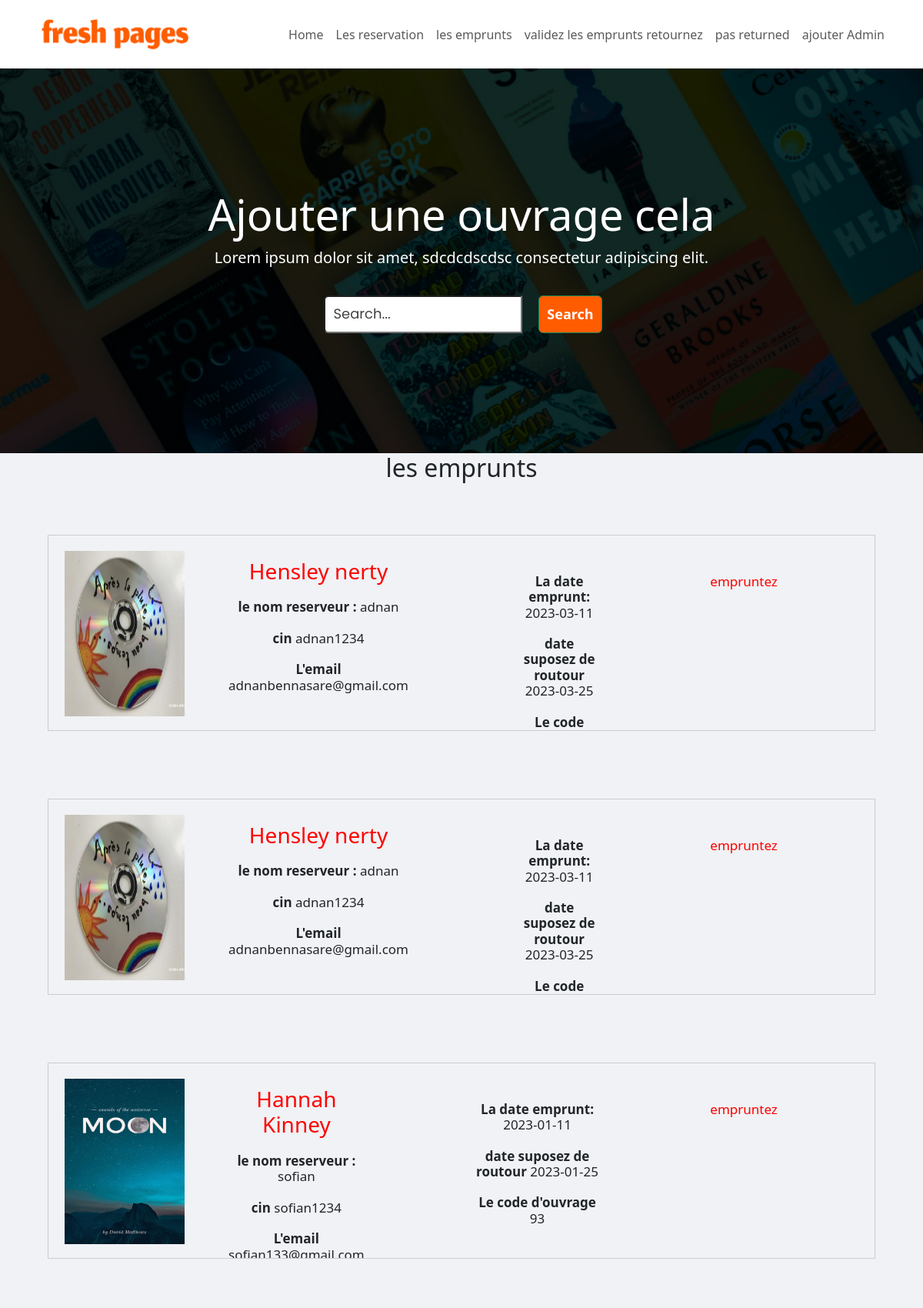
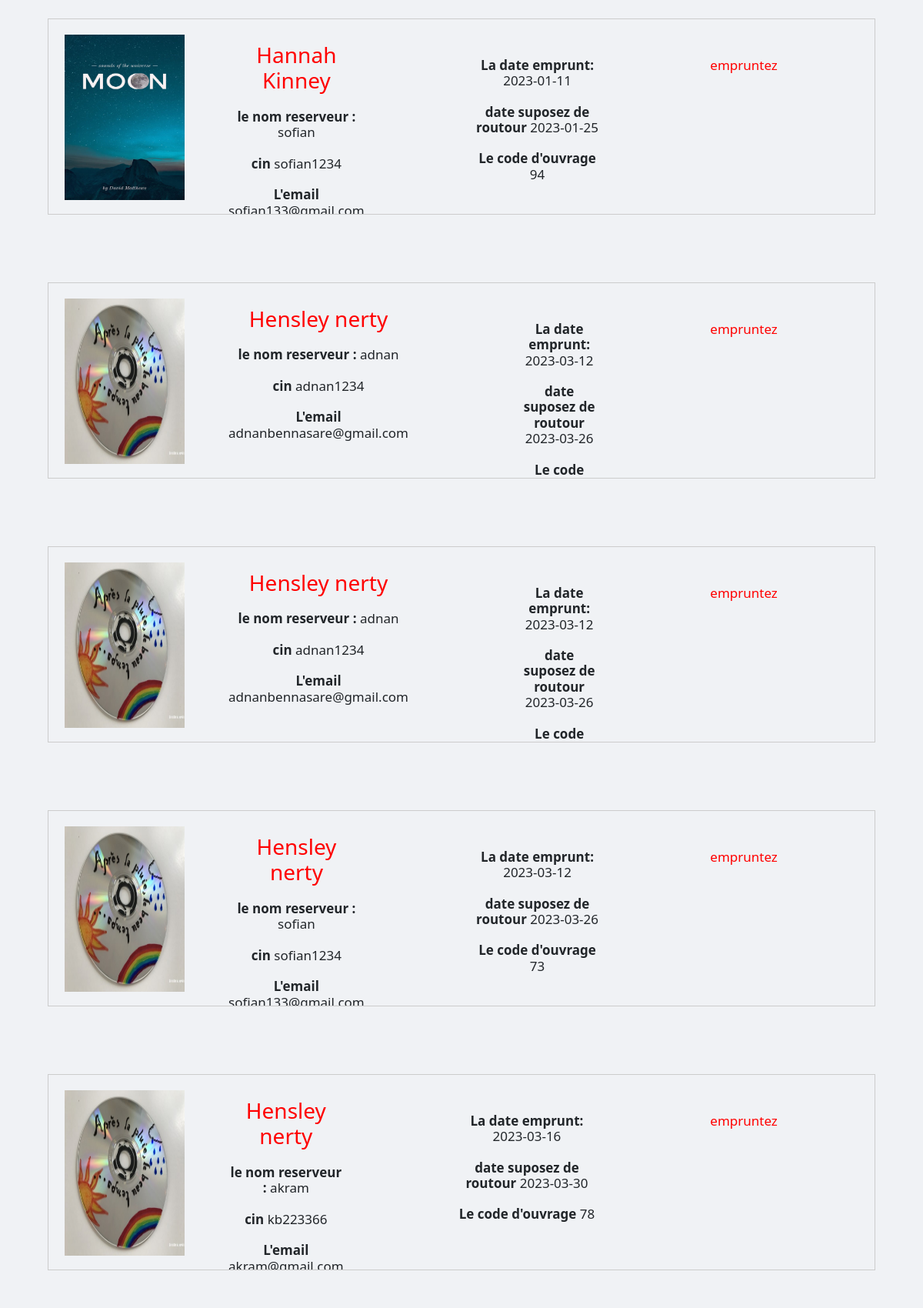
The app's page /empruntsPages.php (upper part) with its own data (2 pictures, top to bottom).
### tables this page shows
CREATE TABLE `emprunt` (
  `code_emprunt` int(11) NOT NULL,
  `date_emprunt` date NOT NULL,
  `date_retour` date DEFAULT NULL,
  `code_ouvrage` int(11) NOT NULL,
  `code_reservation` int(11) NOT NULL,
  `code_adherent` int(11) NOT NULL
);

CREATE TABLE `ouvrage` (
  `code_ouvrage` int(11) NOT NULL,
  `titre` varchar(255) NOT NULL,
  `nom_lauteur` varchar(220) NOT NULL,
  `image` varchar(220) NOT NULL,
  `status` varchar(220) NOT NULL,
  `type` varchar(220) NOT NULL,
  `date_edition` date NOT NULL,
  `date_purchase` date NOT NULL,
  `num_pages` int(11) NOT NULL,
  `ouvrage_state` varchar(255) NOT NULL
);

CREATE TABLE `adherent` (
  `code_adherent` int(11) NOT NULL,
  `nome` varchar(255) NOT NULL,
  `adresse` varchar(100) NOT NULL,
  `email` varchar(100) NOT NULL,
  `phone` int(11) NOT NULL,
  `cin` varchar(50) NOT NULL,
  `date_birth` date NOT NULL,
  `type` varchar(255) NOT NULL,
  `penaltie` int(11) NOT NULL,
  `nickname` varchar(255) NOT NULL,
  `password` varchar(255) NOT NULL,
  `date_creation` date NOT NULL,
  `admin` int(50) DEFAULT NULL,
  `banned` int(10) NOT NULL
);

### empruntsPages.php (the view, shortened to what this page needs)
<?php
include('includes/header.php');
?>
<nav class="navbar navbar-expand-md navbar-light bg-white sticky-top">
  <div class="container">
    <a class="navbar-brand" href="#">
      <img src="assets/logo12.png" style="width: 220px; height: 63px;" alt="Fresh Pages" height="50">
    </a>
    <div class="collapse navbar-collapse" id="navbarNav">
      <ul class="navbar-nav ms-auto">
        <li class="nav-item">
          <a class="nav-link" href="officePage.php">Home</a>
        </li>
        <li class="nav-item">
         <a class="nav-link" href="officereservations.php">Les reservation</a>
        </li>
         <li class="nav-item">
         <a class="nav-link" href="empruntsPages.php">les emprunts</a>
        </li>
        <li class="nav-item">
         <a class="nav-link"  href="ouvrageretournez.php">validez les emprunts retournez</a>
        </li>
        <li class="nav-item">
         <a class="nav-link"  href="notReturned.php">pas returned</a>
        </li>
        <li class="nav-item">
         <a class="nav-link"  href="addAdmin.php">ajouter Admin</a>
        </li>
      </ul>
    </div>
  </div>
</nav>
<div class="jumbotron jumbotron-fluid" style="background-image: url('assets/assets.png');">
  <div class="container">
    <h1 class="display-4">Ajouter une ouvrage cela</h1>
    <p class="lead">Lorem ipsum dolor sit amet, sdcdcdscdsc consectetur adipiscing elit.</p>
    <form method="GET" action="" class="formdd-inline">
      <div class="input-group">
        <input type="text" name="search" class="formdd-control" placeholder="Search...">
        <div class="input-group-append">
          <button class="btn btn-success" type="submit" style="padding: 10px; background-color: #FF5C00; font-size: 18px; font-weight: bold;"  >Search</button>
        </div>
      </div>
    </form>
  </div>
</div>
<?php
$db = new Database("localhost", "root", "", "books");
$conn = $db->getConnection();
$stmt2 = $conn->prepare("SELECT *
FROM emprunt e
JOIN adherent a ON e.code_adherent = a.code_adherent
JOIN ouvrage o ON e.code_ouvrage = o.code_ouvrage
WHERE o.ouvrage_state = 'empruntez'");
$stmt2->execute();
$rows = $stmt2->fetchAll(PDO::FETCH_ASSOC);
?>
<h2 class="text-center" >les emprunts</h2>
<div class="container d-flex flex-wrap wrap gap-5 mt-5">
<?php
foreach ($rows as $row) {
  $date_emprunt = $row['date_emprunt'];
$suposez_date = date('Y-m-d', strtotime($date_emprunt . ' +14 days'));
?>
    <div class="card1">
    <div class="card-image1">
        <img src="uploads/<?php echo $row['image']; ?>" alt="Your Image">
    </div>
    <div class="card-content1">
        <div class="info1">
            <h3 style="color: red;">
                <?php echo $row['titre'] ?>
            </h3>
            <h4>
            <strong>le nom reserveur :</strong>
                <?php echo $row['nome'] ?>
            </h4>
            <h4><strong>cin</strong>
                <?php echo $row['cin'] ?>
            </h4>
            <h4><strong>L'email</strong>
                <?php echo $row['email'] ?>
            </h4>
        </div>
        <div class="info2">
            <h4><strong>La date emprunt:</strong>
                <?php echo $row['date_emprunt'] ?>
            </h4>
            <h4><strong>date suposez de routour</strong> <?php echo $suposez_date?>
            </h4>
            <h4><strong>Le code d'ouvrage </strong>
                <?php echo $row['code_ouvrage'] ?>
            </h4>
        </div>
<form action="functions/empruntez.php" method="POST" >
<h4 style="color: red;">empruntez</h4>
</form>
  </div>
</div>
<?php
}
?>

### style.css (style rules this page uses)
* { box-sizing: border-box; margin: 0; padding: 0; }
.jumbotron { background-size: cover; height: 500px; color: #fff; text-align: center; display: flex; flex-direction: column; justify-content: center; }
.formdd-control { width: 35% !important; margin-right: 3%; padding: 10px; border-radius: 6px; }
.formdd-control::placeholder { color: rgb(66, 66, 66); font-family: 'Poppins', sans-serif; font-size: 18px; }
.formdd-inline { display: flex; justify-content: center; margin-top: 3%; margin-left: 34%; }
body { background-color: #f0f2f5; }
.container { text-align: center; }
.card1 { display: flex; border: 1px solid #ccc; margin: 20px; overflow: hidden; transition: all 0.3s; height: 255px; }
.card-image1 { position: relative; width: 13%; margin-right: 6%; }
.card-image1 img { display: block; width: 112%; height: 85%; margin-top: 14%; margin-left: 15%; }
.card-content1 { padding: 8px; padding-left: 8px; width: 79%; display: flex; gap: 60px; margin-top: 2%; }
.card-content1 { padding: 8px; padding-left: 30px; width: 70%; display: flex; gap: 141px; }
.card-content1 h4 { font-size: 17px; margin-top: 20px; }

### records on screen
emprunt: code_ouvrage.image (picture), code_ouvrage.titre "Hensley nerty", code_adherent.nome "adnan", code_adherent.cin "adnan1234", code_adherent.email "adnanbennasare@gmail.com", date_emprunt "2023-03-11", date_emprunt "2023-03-25"
emprunt: code_ouvrage.image (picture), code_ouvrage.titre "Hensley nerty", code_adherent.nome "adnan", code_adherent.cin "adnan1234", code_adherent.email "adnanbennasare@gmail.com", date_emprunt "2023-03-11", date_emprunt "2023-03-25"
emprunt: code_ouvrage.image (picture), code_ouvrage.titre "Hannah Kinney", code_adherent.nome "sofian", code_adherent.cin "sofian1234", code_adherent.email "sofian133@gmail.com", date_emprunt "2023-01-11", date_emprunt "2023-01-25", code_ouvrage.code_ouvrage "93"
emprunt: code_ouvrage.image (picture), code_ouvrage.titre "Hannah Kinney", code_adherent.nome "sofian", code_adherent.cin "sofian1234", code_adherent.email "sofian133@gmail.com", date_emprunt "2023-01-11", date_emprunt "2023-01-25", code_ouvrage.code_ouvrage "94"
emprunt: code_ouvrage.image (picture), code_ouvrage.titre "Hensley nerty", code_adherent.nome "adnan", code_adherent.cin "adnan1234", code_adherent.email "adnanbennasare@gmail.com", date_emprunt "2023-03-12", date_emprunt "2023-03-26"
emprunt: code_ouvrage.image (picture), code_ouvrage.titre "Hensley nerty", code_adherent.nome "adnan", code_adherent.cin "adnan1234", code_adherent.email "adnanbennasare@gmail.com", date_emprunt "2023-03-12", date_emprunt "2023-03-26"
emprunt: code_ouvrage.image (picture), code_ouvrage.titre "Hensley nerty", code_adherent.nome "sofian", code_adherent.cin "sofian1234", code_adherent.email "sofian133@gmail.com", date_emprunt "2023-03-12", date_emprunt "2023-03-26", code_ouvrage.code_ouvrage "73"
emprunt: code_ouvrage.image (picture), code_ouvrage.titre "Hensley nerty", code_adherent.nome "akram", code_adherent.cin "kb223366", code_adherent.email "akram@gmail.com", date_emprunt "2023-03-16", date_emprunt "2023-03-30", code_ouvrage.code_ouvrage "78"
